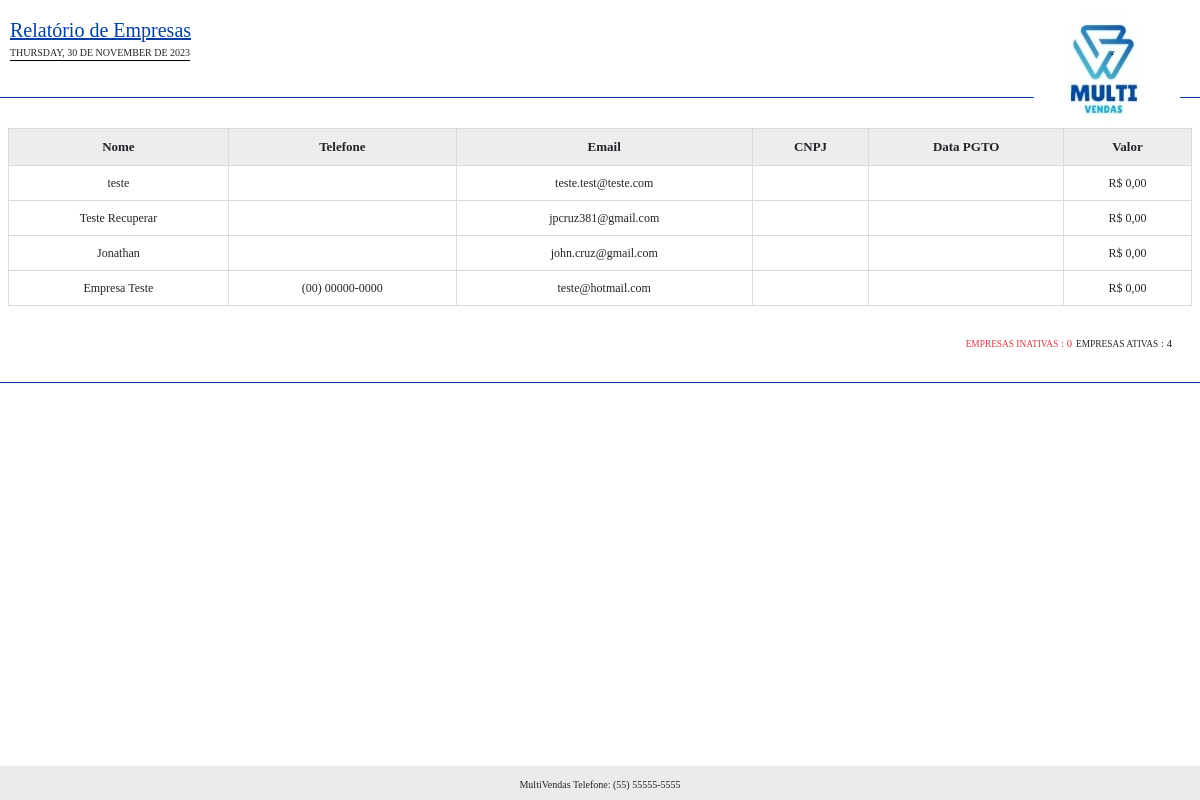
The page /rel/empresas.php on the database its author committed.
### tables this page shows
CREATE TABLE `empresas` (
  `id` int(11) NOT NULL,
  `nome` varchar(50) NOT NULL,
  `telefone` varchar(20) NOT NULL,
  `email` varchar(50) DEFAULT NULL,
  `cpf` varchar(20) DEFAULT NULL,
  `cnpj` varchar(20) DEFAULT NULL,
  `ativo` varchar(5) NOT NULL,
  `data_cad` date DEFAULT NULL,
  `data_pgto` date DEFAULT NULL,
  `valor` decimal(8,2) DEFAULT NULL,
  `endereco` varchar(100) DEFAULT NULL
);

CREATE TABLE `config` (
  `id` int(11) NOT NULL,
  `empresa` int(11) NOT NULL,
  `nome_sistema` varchar(50) NOT NULL,
  `telefone_sistema` varchar(20) DEFAULT NULL,
  `email_sistema` varchar(50) DEFAULT NULL,
  `tipo_rel` varchar(5) NOT NULL,
  `dias_bloqueio` int(11) NOT NULL,
  `msg_bloqueio` varchar(255) DEFAULT NULL,
  `foto_rel` varchar(100) DEFAULT NULL,
  `tipo_desconto` varchar(20) DEFAULT NULL,
  `comissao` int(11) NOT NULL,
  `endereco_sistema` varchar(100) DEFAULT NULL,
  `cnpj_sistema` varchar(25) DEFAULT NULL
);

### conexao.php (called while the page is built, shortened)
<?php
$url_sistema = "http://$_SERVER[HTTP_HOST]/";
$url = explode("//", $url_sistema);
if($url[1] == 'localhost/'){
	$url_sistema = "http://$_SERVER[HTTP_HOST]/tcc/";
}
 ?>

### rel/empresas.php (the view, shortened to what this page needs)
<?php
include('../conexao.php');
$query = $pdo->query("SELECT * FROM config WHERE empresa = 0");
$res = $query->fetchAll(PDO::FETCH_ASSOC);
$nome_sistema = $res[0]['nome_sistema'];
$telefone_sistema = $res[0]['telefone_sistema'];
$data_hoje = utf8_encode(strftime('%A, %d de %B de %Y', strtotime('today')));
?>
<!DOCTYPE html>
<html>
<head>
	<link href="https://cdn.jsdelivr.net/npm/bootstrap@5.0.0/dist/css/bootstrap.min.css" rel="stylesheet">
</head>
<body>
	<div class="titulo_cab titulo_img"><u>Relatório de Empresas </u></div>
	<div class="data_img"><?php echo mb_strtoupper($data_hoje) ?></div>
	<img class="imagem" style="height: 50; width:auto"  src="<?php echo $url_sistema ?>img/logo-rel.jpg">
	<br><br><br>
	<div class="cabecalho" style="border-bottom: solid 1px #0340a3">
	</div>
	<div class="mx-2" >
		<?php
		$query = $pdo->query("SELECT * FROM empresas ORDER BY id desc");
	$res = $query->fetchAll(PDO::FETCH_ASSOC);
	$total_reg = @count($res);
	if($total_reg > 0){
		 ?>
	<table class="table table-striped borda" cellpadding="6">
  <thead>
    <tr align="center">
      <th>Nome</th>
		<th class="esc">Telefone</th>
		<th class="esc">Email</th>
		<th class="esc">CNPJ</th>
		<th class="esc">Data PGTO</th>
		<th class="esc">Valor</th>
    </tr>
  </thead>
  <tbody>
  	<?php
  	$emp_ativas = 0;
  	$emp_inativas = 0;
  	for($i=0; $i < $total_reg; $i++){
$nome = $res[$i]['nome'];
$telefone = $res[$i]['telefone'];
$email = $res[$i]['email'];
$cnpj = $res[$i]['cnpj'];
$ativo = $res[$i]['ativo'];
$data_pgto = $res[$i]['data_pgto'];
$valor = $res[$i]['valor'];
$valorF = number_format($valor, 2, ',', '.');
$data_pgtoF = implode('/', array_reverse(explode('-', $data_pgto)));
if($ativo == 'Sim'){
	$classe_ativo = '';
	$emp_ativas += 1;
}else{
	$icone = 'fa-square-o';
	$titulo_link = 'Ativar Item';
	$acao = 'Sim';
	$classe_ativo = '#c4c4c4';
	$emp_inativas += 1;
}
  	 ?>
    <tr align="center" class="<?php echo $alerta_estoque ?>">
      <tr style="color:<?php echo $classe_ativo ?>">
<td><?php echo $nome ?></td>
<td class="esc"><?php echo $telefone ?></td>
<td class="esc"><?php echo $email ?></td>
<td class="esc"><?php echo $cnpj ?></td>
<td class="esc"><?php echo $data_pgtoF ?></td>
<td class="esc">R$ <?php echo $valorF ?></td>
    </tr>
<?php } ?>
  </tbody>
</table>
<?php }else{
echo 'Não possuem registros para serem exibidos!';
exit();
} ?>
	</div>
	<div class="col-md-12 p-2">
		<div class="" align="right" style="margin-right: 20px">
			<span class="text-danger"> <small><small><small><small>EMPRESAS INATIVAS</small> : <?php echo @$emp_inativas ?></small></small></small>  </span>
		<span class=""> <small><small><small><small>EMPRESAS ATIVAS</small> : <?php echo @$emp_ativas ?></small></small></small>  </span>
		</div>
	</div>
	<div class="cabecalho" style="border-bottom: solid 1px #0340a3">
	</div>
	<div class="footer"  align="center">
		<span style="font-size:10px"><?php echo $nome_sistema ?> Telefone: <?php echo $telefone_sistema ?></span>
	</div>
</body>
</html>

### rel/empresas.php (style rules this page uses)
body { margin-top:5px; font-family:Times, "Times New Roman", Georgia, serif; }
.footer { margin-top:20px; width:100%; background-color: #ebebeb; padding:5px; position:absolute; bottom:0; }
.cabecalho { padding:10px; margin-bottom:30px; width:100%; font-family:Times, "Times New Roman", Georgia, serif; }
.titulo_cab { color:#0340a3; font-size:20px; }
.imagem { width: 190px; position:absolute; right:20px; top:10px; }
.titulo_img { position: absolute; margin-top: 10px; margin-left: 10px; }
.data_img { position: absolute; margin-top: 40px; margin-left: 10px; border-bottom:1px solid #000; font-size: 10px; }
table.borda { border-collapse: collapse; background: #FFF; font-size:12px; vertical-align:middle; }
table.borda td { border: 1px solid #dbdbdb; }
table.borda th { border: 1px solid #dbdbdb; background: #ededed; font-size:13px; }
table { width:100%; text-align: center; }
.text-danger { color:red; }
.mx-2 { margin:0px 10px; }

### rows shown on the page
empresas: nome "teste", email "teste.test@teste.com", valorF "0,00"
empresas: nome "Teste Recuperar", email "jpcruz381@gmail.com", valorF "0,00"
empresas: nome "Jonathan", email "john.cruz@gmail.com", valorF "0,00"
empresas: nome "Empresa Teste", telefone "(00) 00000-0000", email "teste@hotmail.com", valorF "0,00"
config: nome_sistema "MultiVendas", telefone_sistema "(55) 55555-5555"

### other values the page prints
mb_strtoupper($data_hoje) "THURSDAY, 30 DE NOVEMBER DE 2023"
